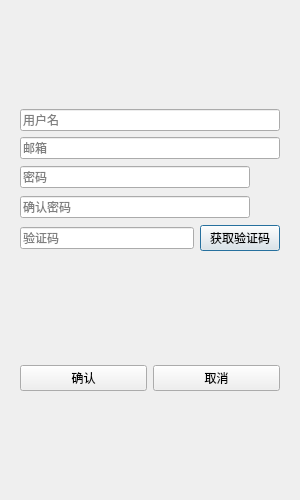
<?xml version="1.0" encoding="UTF-8"?>
<ui version="4.0">
 <class>RegisterDialog</class>
 <widget class="QDialog" name="RegisterDialog">
  <property name="geometry">
   <rect>
    <x>0</x>
    <y>0</y>
    <width>300</width>
    <height>500</height>
   </rect>
  </property>
  <property name="minimumSize">
   <size>
    <width>300</width>
    <height>500</height>
   </size>
  </property>
  <property name="maximumSize">
   <size>
    <width>300</width>
    <height>500</height>
   </size>
  </property>
  <property name="windowTitle">
   <string>Dialog</string>
  </property>
  <layout class="QVBoxLayout" name="verticalLayout_2">
   <item>
    <widget class="QStackedWidget" name="stackedWidget">
     <property name="currentIndex">
      <number>0</number>
     </property>
     <widget class="QWidget" name="page">
      <layout class="QVBoxLayout" name="verticalLayout">
       <item>
        <spacer name="verticalSpacer_3">
         <property name="orientation">
          <enum>Qt::Orientation::Vertical</enum>
         </property>
         <property name="sizeHint" stdset="0">
          <size>
           <width>20</width>
           <height>81</height>
          </size>
         </property>
        </spacer>
       </item>
       <item>
        <widget class="QLineEdit" name="user_edit">
         <property name="placeholderText">
          <string>用户名</string>
         </property>
        </widget>
       </item>
       <item>
        <widget class="QLineEdit" name="email_edit">
         <property name="placeholderText">
          <string>邮箱</string>
         </property>
        </widget>
       </item>
       <item>
        <layout class="QHBoxLayout" name="horizontalLayout">
         <item>
          <widget class="QLineEdit" name="pass_edit">
           <property name="echoMode">
            <enum>QLineEdit::EchoMode::Password</enum>
           </property>
           <property name="placeholderText">
            <string>密码</string>
           </property>
          </widget>
         </item>
         <item>
          <widget class="ClickedLabel" name="pass_visible">
           <property name="minimumSize">
            <size>
             <width>24</width>
             <height>24</height>
            </size>
           </property>
           <property name="maximumSize">
            <size>
             <width>24</width>
             <height>24</height>
            </size>
           </property>
           <property name="text">
            <string/>
           </property>
          </widget>
         </item>
        </layout>
       </item>
       <item>
        <layout class="QHBoxLayout" name="horizontalLayout_2">
         <item>
          <widget class="QLineEdit" name="confirm_edit">
           <property name="echoMode">
            <enum>QLineEdit::EchoMode::Password</enum>
           </property>
           <property name="placeholderText">
            <string>确认密码</string>
           </property>
          </widget>
         </item>
         <item>
          <widget class="ClickedLabel" name="confirm_visible">
           <property name="minimumSize">
            <size>
             <width>24</width>
             <height>24</height>
            </size>
           </property>
           <property name="maximumSize">
            <size>
             <width>24</width>
             <height>24</height>
            </size>
           </property>
           <property name="text">
            <string/>
           </property>
          </widget>
         </item>
        </layout>
       </item>
       <item>
        <layout class="QHBoxLayout" name="horizontalLayout_3">
         <item>
          <widget class="QLineEdit" name="varify_edit">
           <property name="placeholderText">
            <string>验证码</string>
           </property>
          </widget>
         </item>
         <item>
          <widget class="TimerButton" name="get_code_btn">
           <property name="text">
            <string>获取验证码</string>
           </property>
          </widget>
         </item>
        </layout>
       </item>
       <item>
        <widget class="QLabel" name="err_tip">
         <property name="enabled">
          <bool>true</bool>
         </property>
         <property name="text">
          <string/>
         </property>
        </widget>
       </item>
       <item>
        <spacer name="verticalSpacer">
         <property name="orientation">
          <enum>Qt::Orientation::Vertical</enum>
         </property>
         <property name="sizeHint" stdset="0">
          <size>
           <width>20</width>
           <height>80</height>
          </size>
         </property>
        </spacer>
       </item>
       <item>
        <layout class="QHBoxLayout" name="horizontalLayout_13">
         <item>
          <widget class="QPushButton" name="sure_btn">
           <property name="text">
            <string>确认</string>
           </property>
          </widget>
         </item>
         <item>
          <widget class="QPushButton" name="cancel_btn">
           <property name="text">
            <string>取消</string>
           </property>
          </widget>
         </item>
        </layout>
       </item>
       <item>
        <spacer name="verticalSpacer_2">
         <property name="orientation">
          <enum>Qt::Orientation::Vertical</enum>
         </property>
         <property name="sizeHint" stdset="0">
          <size>
           <width>20</width>
           <height>81</height>
          </size>
         </property>
        </spacer>
       </item>
      </layout>
     </widget>
     <widget class="QWidget" name="page_2">
      <layout class="QVBoxLayout" name="verticalLayout_3">
       <item>
        <spacer name="verticalSpacer_4">
         <property name="orientation">
          <enum>Qt::Orientation::Vertical</enum>
         </property>
         <property name="sizeHint" stdset="0">
          <size>
           <width>20</width>
           <height>198</height>
          </size>
         </property>
        </spacer>
       </item>
       <item>
        <layout class="QHBoxLayout" name="horizontalLayout_14">
         <item>
          <spacer name="horizontalSpacer">
           <property name="orientation">
            <enum>Qt::Orientation::Horizontal</enum>
           </property>
           <property name="sizeHint" stdset="0">
            <size>
             <width>40</width>
             <height>20</height>
            </size>
           </property>
          </spacer>
         </item>
         <item>
          <widget class="QLabel" name="tip_lb">
           <property name="text">
            <string>注册成功</string>
           </property>
          </widget>
         </item>
         <item>
          <spacer name="horizontalSpacer_2">
           <property name="orientation">
            <enum>Qt::Orientation::Horizontal</enum>
           </property>
           <property name="sizeHint" stdset="0">
            <size>
             <width>40</width>
             <height>20</height>
            </size>
           </property>
          </spacer>
         </item>
        </layout>
       </item>
       <item>
        <widget class="QPushButton" name="return_btn">
         <property name="text">
          <string>返回登录</string>
         </property>
        </widget>
       </item>
       <item>
        <spacer name="verticalSpacer_5">
         <property name="orientation">
          <enum>Qt::Orientation::Vertical</enum>
         </property>
         <property name="sizeHint" stdset="0">
          <size>
           <width>20</width>
           <height>197</height>
          </size>
         </property>
        </spacer>
       </item>
      </layout>
     </widget>
    </widget>
   </item>
  </layout>
 </widget>
 <customwidgets>
  <customwidget>
   <class>TimerButton</class>
   <extends>QPushButton</extends>
   <header>timerbutton.h</header>
  </customwidget>
  <customwidget>
   <class>ClickedLabel</class>
   <extends>QLabel</extends>
   <header>clickedlabel.h</header>
  </customwidget>
 </customwidgets>
 <resources/>
 <connections/>
</ui>
